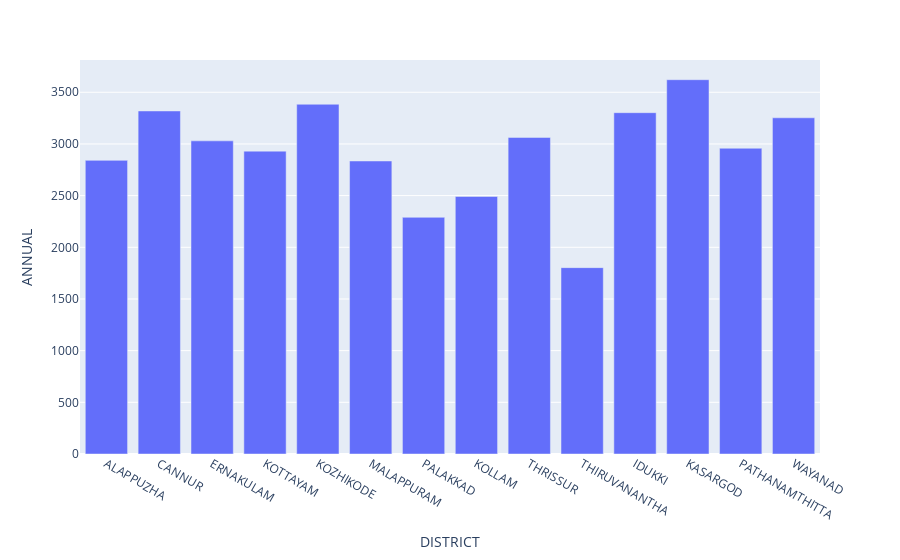

The notebook cell this image was saved under:
### Code cell
px.bar(data_frame=rainfall_norm_kerala, x='DISTRICT', y='ANNUAL')

### Figure 1 — Plotly figure (JSON) as saved in the notebook; plotly's stock layout.template omitted (floating-point values rounded to 4 significant figures)
{"data": [{"alignmentgroup": "True", "hovertemplate": "DISTRICT=%{x}<br>ANNUAL=%{y}<extra></extra>", "legendgroup": "", "marker": {"color": "#636efa", "pattern": {"shape": ""}}, "name": "", "offsetgroup": "", "orientation": "v", "showlegend": false, "textposition": "auto", "type": "bar", "x": ["ALAPPUZHA", "CANNUR", "ERNAKULAM", "KOTTAYAM", "KOZHIKODE", "MALAPPURAM", "PALAKKAD", "KOLLAM", "THRISSUR", "THIRUVANANTHA", "IDUKKI", "KASARGOD", "PATHANAMTHITTA", "WAYANAD"], "xaxis": "x", "y": [2841.0, 3319.0, 3030.0, 2930.0, 3384.0, 2835.0, 2290, 2492.0, 3063.0, 1803.0, 3302.0, 3622.0, 2958.0, 3253.0], "yaxis": "y"}], "layout": {"barmode": "relative", "legend": {"tracegroupgap": 0}, "margin": {"t": 60}, "xaxis": {"anchor": "y", "domain": [0, 1], "title": {"text": "DISTRICT"}}, "yaxis": {"anchor": "x", "domain": [0, 1], "title": {"text": "ANNUAL"}}}}
